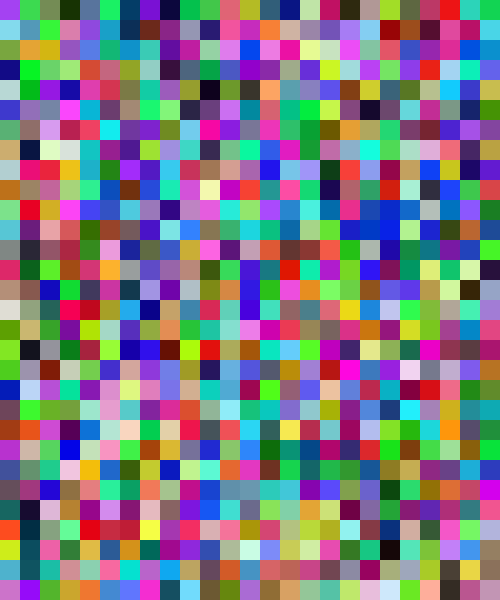
Frame 1 (no input)
Frame 60 (the mouse pressed at the canvas centre just before this capture): identical to frame 1, image omitted
Frame 120 (the mouse held since frame 60 and released just before this capture): identical to frame 1, image omitted

The Processing sketch that drew this single still picture (run headless with seeded random() and noise(); from frame 60 on, the mouse is pressed at the canvas centre):

// Processing sketch: w10_08_images_forLoop2D
// ── w10_08_images_forLoop2D.pde
// IMA NYU Shanghai
// Interaction Lab
// MOQN
// Nov 7 2016

void setup() {
  size(500, 600);
  noStroke();
  int rectSize = 20;
  for (int y=0; y<height; y+=rectSize) {
    for (int x=0; x<width; x+=rectSize) {
      fill(random(255), random(255), random(255));
      rect(x, y, rectSize, rectSize);
    }
  }
}

void draw() {
  // nothing yet
}
